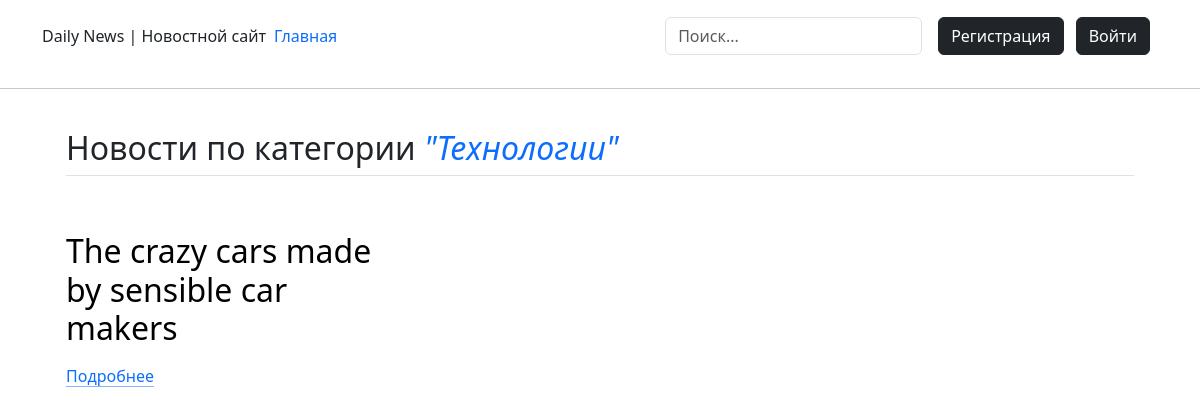
The page /category/3 on the database its author committed.
### newsapp/models.py (models this page shows)
class NewsCategory(models.Model):
    category_name = models.CharField(max_length=32)
    added_date = models.DateTimeField(auto_now_add=True)
    def __str__(self):
        return self.category_name
    class Meta:
        verbose_name_plural = 'Категории новостей'

class News(models.Model):
    news_title = models.CharField(max_length=128)
    main_text = models.TextField()
    news_category = models.ForeignKey(NewsCategory, on_delete=models.CASCADE)
    added_date = models.DateTimeField(auto_now_add=True)
    news_image = models.ImageField(upload_to="news/", blank=True, null=True)
    def __str__(self):
        return self.news_title
    class Meta:
        verbose_name_plural = 'Новости'

### newsapp/views.py (the view)
# urls.py: path('category/<int:pk>', views.category_page),
def category_page(request, pk):
    category = NewsCategory.objects.get(id=pk)
    news = News.objects.filter(news_category=category)
    context = {
        'category': category,
        'news': news
    }
    return render(request, 'category.html', context)

### newsapp/templates/category.html (shortened to what this page needs)
<!DOCTYPE html>
<html lang="ru">
<link rel="stylesheet" href="https://cdn.jsdelivr.net/npm/bootstrap@5.3.3/dist/css/bootstrap.min.css">
<head>
</head>
<body>
<header class="p-3">
    <div class="container">
        <div class="d-flex flex-wrap align-items-center justify-content-center justify-content-lg-start">
            <span>Daily News | Новостной сайт</span>
            <ul class="nav col-12 col-lg-auto me-lg-auto mb-2 justify-content-center mb-md-0">
                <li><a href="/" class="nav-link px-2 text-primary">Главная</a></li>
            </ul>
            <form action="/search" method="post" class="col-12 col-lg-auto mb-3 mb-lg-0 me-lg-3" role="search">
                <input name="search_news" type="search" class="form-control" placeholder="Поиск..." aria-label="Search">
            </form>
            {% if user.is_authenticated %}
            <div class="text-end">
                <a href="/logout"><button type="button" class="btn btn-dark me-2">Выйти</button></a>
            </div>
            {% else %}
            <div class="text-end">
                <a href="/register"><button type="button" class="btn btn-dark me-2">Регистрация</button></a>
                <a href="{% url 'login' %}"><button type="button" class="btn btn-dark me-2">Войти</button></a>
            </div>
            {% endif %}
        </div>
    </div>
</header>
<hr>
<div class="container d-flex 100">
    <div class="container px-4 py-4" id="featured-3">
        <h2 class="pb-2 border-bottom">Новости по категории <i class="text-primary">"{{ category }}"</i></h2>
        <div class="row g-4 py-5 row-cols-1 row-cols-lg-3">
            {% for n in news %}
            <div class="feature col">
                <h3 class="fs-2 text-body-emphasis">{{ n }}</h3>
                <a href="/news/{{ n.id }}" class="icon-link">Подробнее</a>
            </div>
            {% endfor %}
        </div>
    </div>
</div>
</body>
</html>

### rows shown on the page
NewsCategory: category_name "Технологии"
News: news_title "The crazy cars made by sensible car makers"
